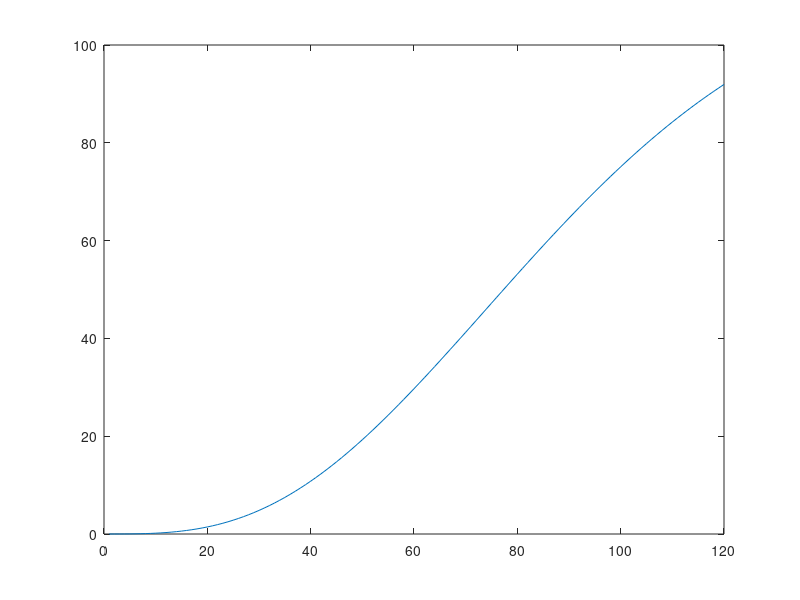

The MATLAB script that drew this image:
clc;clear;%点预测
eta_MLE=356.95;
beta_R=1.5;
beta_MLE=3.35;
%数据
t_i=[16 39 50 22 51 31 23 46 41 51 50 44 52 49 53 52 42 51 49 53 24 63 28 43 23 57 43 43 60 56 61 41 57 53 66 56 47 34 53 30 60 28 67 43 60 54 43 33];
r =length(t_i);
A_i=[57 57 58 58 58 59 59 59 59 60 60 60 61 61 62 62 62 62 63 63 64 64 64 65 65 65 66 66 66 66 67 67 67 67 67 67 68 68 68 68 69 69 69 70 70 70 70 70];
J=14;%批次总数
n_j=[1579 2029 2610 4722 2440 829 830 1669 3348 3475 5128 5003 1048 840];%安装数量
r_j=[2 3 4 3 2 4 2 3 3 4 6 4 3 5];%报告的故障数量
w_j=n_j-r_j;%未报告的数量
B_j=[70 69 68 67 66 65 64 63 62 61 60 59 58 57];%设备寿命
E_R=50;%报废时间(期望值)
Pr_delta=[0.68 0.24 0.04 0.01 0.01 0.005 0.005 0.005 0.001 0.001 0.001 0.001 0.001];

eta_R=E_R/gamma(1+1/beta_R);
p_r2 = @(t) (beta_MLE/eta_MLE.*(t/eta_MLE).^(beta_MLE-1).*exp(-(t/eta_MLE).^beta_MLE)) .* ( exp(-(t/eta_R).^beta_R) );

s=1;%几个月内


for point=1:1:120
for j=1:1:J
    rho_j(j,point)=0;
    for l=0:1:s-1
    gamma_sum_delta=0;
    xi_sum_delta=0;
            B_jl1=max(point,point+l-0.5);
            B_jl2=point+l+0.5;
            gamma_j=integral(p_r2,0,B_jl2);
            xi_j=integral(p_r2,0,point);
            for delta=1:1:length(Pr_delta) %加入延迟报告
                if (B_jl1<=point+delta-1 && point+delta-1<=B_jl2)
                    fprintf("%d\t%d\t%c\n",point+delta-1,B_jl1,B_jl2);
                    gamma_delta=Pr_delta(delta)*gamma_j;
                    gamma_sum_delta=gamma_sum_delta+gamma_delta;
                end
                if (0<=point+delta-1 && point+delta-1<=B_j(j))
                    xi_delta=Pr_delta(delta)*xi_j;
                    xi_sum_delta=xi_sum_delta+xi_delta;
                end
            end
            xi_sum_delta=1-xi_sum_delta;
            h_j=gamma_sum_delta/xi_sum_delta;
        rho_j(j,point)=rho_j(j,point)+h_j; %批次j中的单元在DFD后s个月内被报告为故障的概率
        fprintf("%d\n",xi_sum_delta);
    end
    n(j,point)=rho_j(j,point)*w_j(j);%点预测
end
end
% for jj=1:1:J
% y=plot(n(jj,:));%分布曲线
% hold on
% end


for jj=1:1:120
   sum_N(jj)=sum(n(:,jj));
end
plot(sum_N);


% for ii=71:1:120
%     SUMN(ii)=sum(fix(n(:,ii)));
%     W_ii=exprnd(1,14,1);
%    n_1(:,ii) = n(:,ii).*W_ii;
%    SUMN_1(ii-70)=sum(fix(n_1(:,ii)));
% end
% plot(SUMN_1);